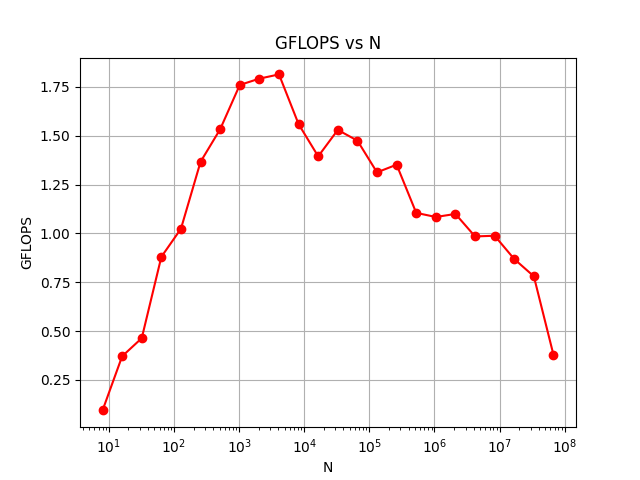

The Python source for this figure:
import numpy as np
import time
import matplotlib.pyplot as plt
import numba

@numba.jit
def cal(N):
    a = np.random.rand(N).astype(np.float64)
    b = np.random.rand(N).astype(np.float64)
    x = np.random.rand(N).astype(np.float64)
    y = np.empty(N, dtype=np.float64)
    y = ((a*a*b + a*x*x + b*x*b - y*a*b) + ((b*x*y + a*b)*(x*b + b*a)*(b - a*y)*(a*b - x*y)))*(a*x + b)*(a + b)


def gflops_count(N):
    start_time = time.perf_counter()
    cal(N)
    end_time =  time.perf_counter()
    time_taken = end_time - start_time
    # 32 flops per loop * N loops 
    gflops = ((32 * N) / time_taken) / 1e9 
    return gflops

def graph_gflops():
    #warm up
    cal(1000)
    lst = [pow(2, i) for i in range(3, 27)]
    gflops_list = [gflops_count(N) for N in lst]
    plt.plot(lst, gflops_list, 'o-', color='r')
    plt.xscale('log')
    plt.xlabel('N')
    plt.ylabel('GFLOPS')
    plt.title('GFLOPS vs N')
    plt.grid()
    plt.savefig('gflops.png')


if __name__ == '__main__':
    graph_gflops()
